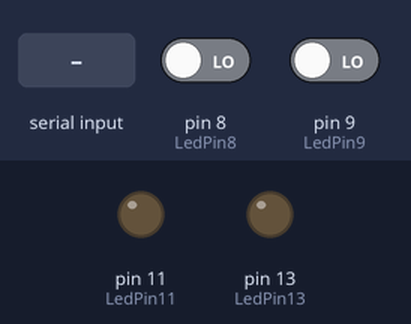
The sketch below on a simulated Arduino Uno, built with avr-gcc and run on an emulated ATmega328P. Shown: output pins drawn as LEDs (lit = HIGH). The test bench sets the inputs (shaded band); at power-on: pin 8 (LedPin8) LOW, pin 9 (LedPin9) LOW.

Above: at 1.2 s.
1.3 s: "LED_ON\n" received over Serial
At 2.0 s:
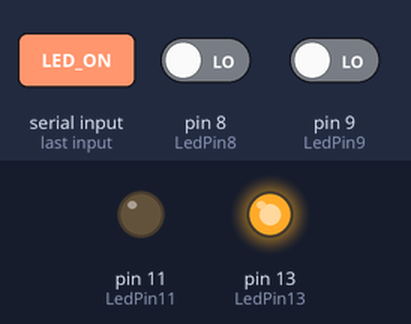
2.8 s: "BRIGHT_HALF\n" received over Serial
At 3.3 s:
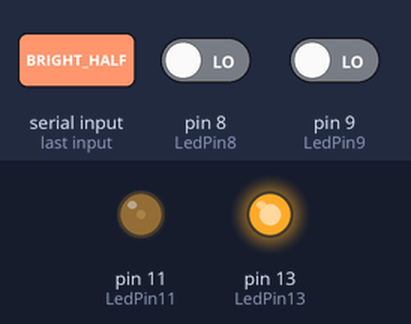
4.3 s: "LED_OFF\n" received over Serial
At 5.5 s:
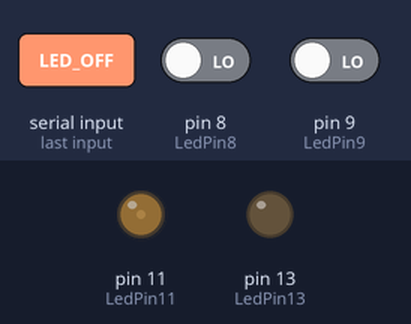
5.8 s: "BRIGHT_FULL\n" received over Serial
At 6.8 s:
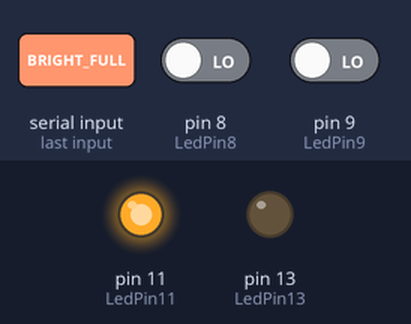
Timing chart, 0 to 8.8 s (numbered marks = the images above; inputs shaded):
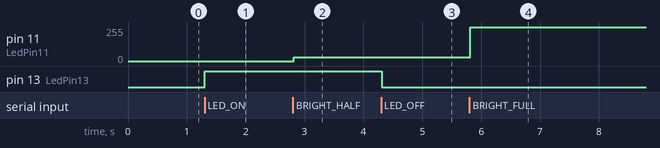

Measured:
- after the input at 1.3 s, pin 13 (LedPin13): LOW → HIGH at once
- after the input at 2.8 s, pin 11 (LedPin11): 0/255 → 30/255 at once
- after the input at 4.3 s, pin 13 (LedPin13): HIGH → LOW at once
- after the input at 5.8 s, pin 11 (LedPin11): 30/255 → 255/255 at once

The sketch:

CS_serialCommunication.ino
```cpp
#define LedPin11 11
#define LedPin13 13
#define LedPin9 9
#define LedPin8 8

String inputString = "";
bool stringComplete = false;
String brightString = "";
String brightValueStr = "";
String pinSelect = "";
int    stringLength=0;

void setup() {
  // Open serial communications and wait for port to open:

  pinMode(LedPin11,OUTPUT);
  pinMode(LedPin13,OUTPUT);
  pinMode(LedPin8,INPUT);
  pinMode(LedPin9,INPUT);


  Serial.begin(9600);
  inputString.reserve(200);
  while (!Serial) {
    ; // wait for serial port to connect. Needed for native USB port only
  }
}

void loop() { // run over and over
 if(digitalRead(LedPin8) ==HIGH)
 {

   Serial.println("sw_on");

 }

 if(digitalRead(LedPin9) ==HIGH)
 {

   Serial.println("sw_off");

 }


  if(Serial.available())
  {
    char inChar = (char)Serial.read();
    if (inChar == '\n' || inChar == '\r')
    {
      stringComplete = true;
    }
    else
      inputString += inChar;
   }

   if (stringComplete)
   {

      inputString.toUpperCase();

      stringLength = inputString.length();


      if(inputString.equals("LED_ON"))
      {
         digitalWrite(LedPin13,HIGH);

      }
      else if(inputString.equals("LED_OFF"))
      {
          digitalWrite(LedPin13,LOW);
      }

      else if(inputString.equals("BRIGHT_OFF"))
      {
          analogWrite(LedPin11,0);
      }
     else if(inputString.equals("BRIGHT_HALF"))
      {
          analogWrite(LedPin11,30);
      }
      else if(inputString.equals("BRIGHT_FULL"))
      {
          analogWrite(LedPin11,255);
      }


        stringLength=0;
        pinSelect ="";
        inputString = "";
        stringComplete = false;
    }
}
```
